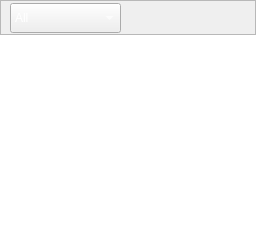
           <widget class="QWidget" name="pageInbox">
            <layout class="QVBoxLayout" name="verticalLayout_9">
             <property name="spacing">
              <number>0</number>
             </property>
             <property name="leftMargin">
              <number>0</number>
             </property>
             <property name="topMargin">
              <number>0</number>
             </property>
             <property name="rightMargin">
              <number>0</number>
             </property>
             <property name="bottomMargin">
              <number>0</number>
             </property>
             <item>
              <widget class="QFrame" name="inboxContent">
               <property name="frameShape">
                <enum>QFrame::NoFrame</enum>
               </property>
               <property name="frameShadow">
                <enum>QFrame::Raised</enum>
               </property>
               <layout class="QVBoxLayout" name="verticalLayout_14">
                <property name="spacing">
                 <number>0</number>
                </property>
                <property name="leftMargin">
                 <number>0</number>
                </property>
                <property name="topMargin">
                 <number>0</number>
                </property>
                <property name="rightMargin">
                 <number>0</number>
                </property>
                <property name="bottomMargin">
                 <number>0</number>
                </property>
                <item>
                 <widget class="QFrame" name="inboxOption">
                  <property name="minimumSize">
                   <size>
                    <width>0</width>
                    <height>35</height>
                   </size>
                  </property>
                  <property name="maximumSize">
                   <size>
                    <width>16777215</width>
                    <height>35</height>
                   </size>
                  </property>
                  <property name="styleSheet">
                   <string notr="true">QPushButton{
	color:white;
	background:none;
	font-size:14px;
	border:0px solid;
}

QPushButton:hover{
	border-radius:10px;
	background-color: rgb(102, 102, 102);
}</string>
                  </property>
                  <property name="frameShape">
                   <enum>QFrame::StyledPanel</enum>
                  </property>
                  <property name="frameShadow">
                   <enum>QFrame::Raised</enum>
                  </property>
                  <widget class="QComboBox" name="comboBox">
                   <property name="geometry">
                    <rect>
                     <x>10</x>
                     <y>3</y>
                     <width>111</width>
                     <height>30</height>
                    </rect>
                   </property>
                   <property name="styleSheet">
                    <string notr="true">color:white;</string>
                   </property>
                   <item>
                    <property name="text">
                     <string>All</string>
                    </property>
                   </item>
                   <item>
                    <property name="text">
                     <string>None</string>
                    </property>
                   </item>
                   <item>
                    <property name="text">
                     <string>Read</string>
                    </property>
                   </item>
                   <item>
                    <property name="text">
                     <string>Unread</string>
                    </property>
                   </item>
                   <item>
                    <property name="text">
                     <string>Starred</string>
                    </property>
                   </item>
                   <item>
                    <property name="text">
                     <string>Unstarred</string>
                    </property>
                   </item>
                  </widget>
                  <widget class="QPushButton" name="btn_refresh">
                   <property name="geometry">
                    <rect>
                     <x>130</x>
                     <y>6</y>
                     <width>22</width>
                     <height>22</height>
                    </rect>
                   </property>
                   <property name="text">
                    <string/>
                   </property>
                   <property name="icon">
                    <iconset resource="img.qrc">
                     <normaloff>:/img/refresh.png</normaloff>:/img/refresh.png</iconset>
                   </property>
                   <property name="iconSize">
                    <size>
                     <width>14</width>
                     <height>14</height>
                    </size>
                   </property>
                  </widget>
                  <widget class="QPushButton" name="btn_left">
                   <property name="geometry">
                    <rect>
                     <x>610</x>
                     <y>6</y>
                     <width>22</width>
                     <height>22</height>
                    </rect>
                   </property>
                   <property name="text">
                    <string/>
                   </property>
                   <property name="icon">
                    <iconset resource="img.qrc">
                     <normaloff>:/img/left.png</normaloff>:/img/left.png</iconset>
                   </property>
                  </widget>
                  <widget class="QPushButton" name="btn_right">
                   <property name="geometry">
                    <rect>
                     <x>640</x>
                     <y>6</y>
                     <width>22</width>
                     <height>22</height>
                    </rect>
                   </property>
                   <property name="text">
                    <string/>
                   </property>
                   <property name="icon">
                    <iconset resource="img.qrc">
                     <normaloff>:/img/right.png</normaloff>:/img/right.png</iconset>
                   </property>
                  </widget>
                 </widget>
                </item>
                <item>
                 <widget class="QListWidget" name="listWidgetInbox">
                  <property name="styleSheet">
                   <string notr="true">border:0px;</string>
                  </property>
                 </widget>
                </item>
               </layout>
              </widget>
             </item>
            </layout>
           </widget>
